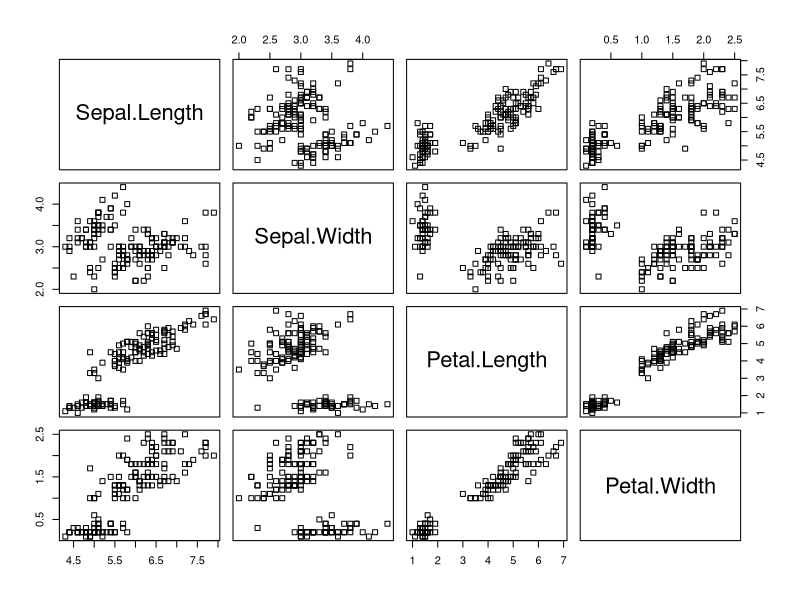

Write R code to recreate this figure.
library(ggplot2)

dat <- iris
head(dat)

df_Setosa = dat[dat$class == "Iris-setosa",]
df_Versicolor = dat[dat$class == "Iris-versicolor",]
df_Virginica = dat[dat$class == "Iris-virginica",]

theList <- as.data.frame(t(c(df_Setosa[-1])), row.names = NULL)

df_Iris <- rbind(df_Setosa, df_Versicolor, df_Virginica)
dat = dat[,-5]
df_Iris <- sapply(df_Iris, as.numeric)

df_Iris$mahalnobis <- mahalanobis(dat, colMeans(dat), cov(dat))
print(df_Iris)

num.outliers <- 3
mah.ordenacion <- order(mahalanobis(dat , colMeans(dat), cov(dat)), decreasing=TRUE)
outlier3 <- rep(FALSE , nrow(dat))
outlier3[mah.ordenacion[1:num.outliers]] <- TRUE
colorear.outlier <- outlier3 * 50

plot(dat , pch=0)
points(dat , pch=colorear.outlier)